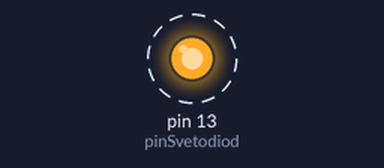
A sketch run on a simulated Arduino Uno, built with avr-gcc and run on an emulated ATmega328P. Shown: output pins drawn as LEDs (lit = HIGH). Dashed ring = blinking.

Above: at 0.5 s.
Timing chart, 0 to 4.6 s (numbered marks = the images above):
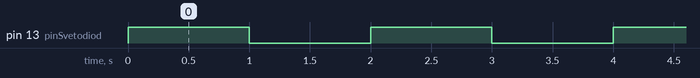

Measured:
- by itself, pin 13 (pinSvetodiod): alternates HIGH for 1.0 s and LOW for 1.0 s

The sketch:

scetch.ino
```cpp
int pinSvetodiod = 13;
void setup() {
  pinMode(pinSvetodiod, OUTPUT);

}

void loop() {
  digitalWrite(pinSvetodiod, HIGH);
  delay(1000);
  digitalWrite(pinSvetodiod, LOW);
  delay(1000);
}
```
